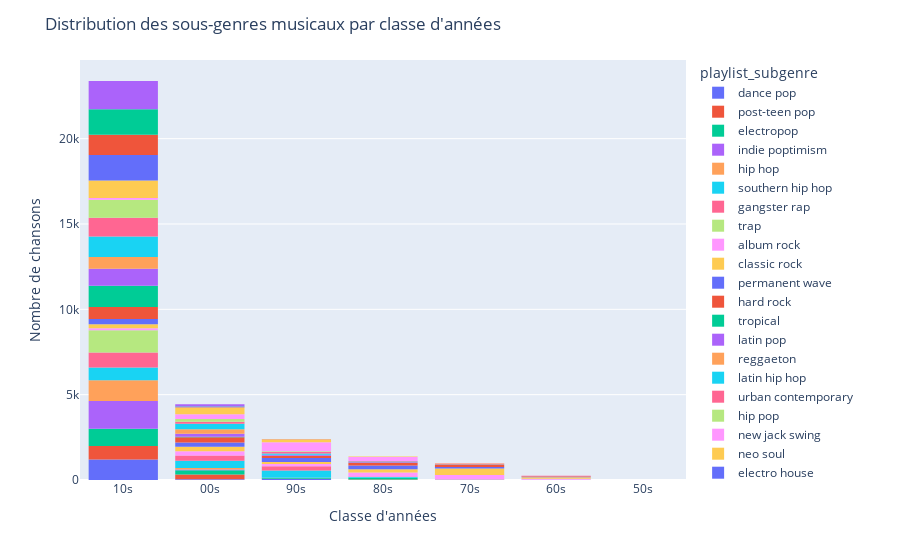

The cell this chart's notebook holds for it:
### Code cell
#Représentation de notre variable à prédire par rapport à la variable playlist_subgenre
fig = px.histogram(spotify,
                  x = 'Year',
                  color = 'playlist_subgenre')
#change the legend title
fig.update_layout(
    title_text="Distribution des sous-genres musicaux par classe d'années",
    xaxis_title_text="Classe d'années",
    yaxis_title_text="Nombre de chansons",)
fig.show() #on voit bien l'explosion des genres musicaux à partir des années 2000 et surtout 2010

### Figure 1 — Plotly figure (JSON) as saved in the notebook; plotly's stock layout.template omitted (floating-point values rounded to 4 significant figures; data arrays with more than 128 entries replaced by an {"elided": "..."} marker saying what was removed)
{"data": [{"alignmentgroup": "True", "bingroup": "x", "hovertemplate": "playlist_subgenre=dance pop<br>Year=%{x}<br>count=%{y}<extra></extra>", "legendgroup": "dance pop", "marker": {"color": "#636efa", "pattern": {"shape": ""}}, "name": "dance pop", "offsetgroup": "dance pop", "orientation": "v", "showlegend": true, "type": "histogram", "x": {"elided": "1298 str values"}, "xaxis": "x", "yaxis": "y"}, {"alignmentgroup": "True", "bingroup": "x", "hovertemplate": "playlist_subgenre=post-teen pop<br>Year=%{x}<br>count=%{y}<extra></extra>", "legendgroup": "post-teen pop", "marker": {"color": "#EF553B", "pattern": {"shape": ""}}, "name": "post-teen pop", "offsetgroup": "post-teen pop", "orientation": "v", "showlegend": true, "type": "histogram", "x": {"elided": "1129 str values"}, "xaxis": "x", "yaxis": "y"}, {"alignmentgroup": "True", "bingroup": "x", "hovertemplate": "playlist_subgenre=electropop<br>Year=%{x}<br>count=%{y}<extra></extra>", "legendgroup": "electropop", "marker": {"color": "#00cc96", "pattern": {"shape": ""}}, "name": "electropop", "offsetgroup": "electropop", "orientation": "v", "showlegend": true, "type": "histogram", "x": {"elided": "1408 str values"}, "xaxis": "x", "yaxis": "y"}, {"alignmentgroup": "True", "bingroup": "x", "hovertemplate": "playlist_subgenre=indie poptimism<br>Year=%{x}<br>count=%{y}<extra></extra>", "legendgroup": "indie poptimism", "marker": {"color": "#ab63fa", "pattern": {"shape": ""}}, "name": "indie poptimism", "offsetgroup": "indie poptimism", "orientation": "v", "showlegend": true, "type": "histogram", "x": {"elided": "1672 str values"}, "xaxis": "x", "yaxis": "y"}, {"alignmentgroup": "True", "bingroup": "x", "hovertemplate": "playlist_subgenre=hip hop<br>Year=%{x}<br>count=%{y}<extra></extra>", "legendgroup": "hip hop", "marker": {"color": "#FFA15A", "pattern": {"shape": ""}}, "name": "hip hop", "offsetgroup": "hip hop", "orientation": "v", "showlegend": true, "type": "histogram", "x": {"elided": "1322 str values"}, "xaxis": "x", "yaxis": "y"}, {"alignmentgroup": "True", "bingroup": "x", "hovertemplate": "playlist_subgenre=southern hip hop<br>Year=%{x}<br>count=%{y}<extra></extra>", "legendgroup": "southern hip hop", "marker": {"color": "#19d3f3", "pattern": {"shape": ""}}, "name": "southern hip hop", "offsetgroup": "southern hip hop", "orientation": "v", "showlegend": true, "type": "histogram", "x": {"elided": "1674 str values"}, "xaxis": "x", "yaxis": "y"}, {"alignmentgroup": "True", "bingroup": "x", "hovertemplate": "playlist_subgenre=gangster rap<br>Year=%{x}<br>count=%{y}<extra></extra>", "legendgroup": "gangster rap", "marker": {"color": "#FF6692", "pattern": {"shape": ""}}, "name": "gangster rap", "offsetgroup": "gangster rap", "orientation": "v", "showlegend": true, "type": "histogram", "x": {"elided": "1456 str values"}, "xaxis": "x", "yaxis": "y"}, {"alignmentgroup": "True", "bingroup": "x", "hovertemplate": "playlist_subgenre=trap<br>Year=%{x}<br>count=%{y}<extra></extra>", "legendgroup": "trap", "marker": {"color": "#B6E880", "pattern": {"shape": ""}}, "name": "trap", "offsetgroup": "trap", "orientation": "v", "showlegend": true, "type": "histogram", "x": {"elided": "1291 str values"}, "xaxis": "x", "yaxis": "y"}, {"alignmentgroup": "True", "bingroup": "x", "hovertemplate": "playlist_subgenre=album rock<br>Year=%{x}<br>count=%{y}<extra></extra>", "legendgroup": "album rock", "marker": {"color": "#FF97FF", "pattern": {"shape": ""}}, "name": "album rock", "offsetgroup": "album rock", "orientation": "v", "showlegend": true, "type": "histogram", "x": {"elided": "1065 str values"}, "xaxis": "x", "yaxis": "y"}, {"alignmentgroup": "True", "bingroup": "x", "hovertemplate": "playlist_subgenre=classic rock<br>Year=%{x}<br>count=%{y}<extra></extra>", "legendgroup": "classic rock", "marker": {"color": "#FECB52", "pattern": {"shape": ""}}, "name": "classic rock", "offsetgroup": "classic rock", "orientation": "v", "showlegend": true, "type": "histogram", "x": {"elided": "1296 str values"}, "xaxis": "x", "yaxis": "y"}, {"alignmentgroup": "True", "bingroup": "x", "hovertemplate": "playlist_subgenre=permanent wave<br>Year=%{x}<br>count=%{y}<extra></extra>", "legendgroup": "permanent wave", "marker": {"color": "#636efa", "pattern": {"shape": ""}}, "name": "permanent wave", "offsetgroup": "permanent wave", "orientation": "v", "showlegend": true, "type": "histogram", "x": {"elided": "1105 str values"}, "xaxis": "x", "yaxis": "y"}, {"alignmentgroup": "True", "bingroup": "x", "hovertemplate": "playlist_subgenre=hard rock<br>Year=%{x}<br>count=%{y}<extra></extra>", "legendgroup": "hard rock", "marker": {"color": "#EF553B", "pattern": {"shape": ""}}, "name": "hard rock", "offsetgroup": "hard rock", "orientation": "v", "showlegend": true, "type": "histogram", "x": {"elided": "1485 str values"}, "xaxis": "x", "yaxis": "y"}, {"alignmentgroup": "True", "bingroup": "x", "hovertemplate": "playlist_subgenre=tropical<br>Year=%{x}<br>count=%{y}<extra></extra>", "legendgroup": "tropical", "marker": {"color": "#00cc96", "pattern": {"shape": ""}}, "name": "tropical", "offsetgroup": "tropical", "orientation": "v", "showlegend": true, "type": "histogram", "x": {"elided": "1288 str values"}, "xaxis": "x", "yaxis": "y"}, {"alignmentgroup": "True", "bingroup": "x", "hovertemplate": "playlist_subgenre=latin pop<br>Year=%{x}<br>count=%{y}<extra></extra>", "legendgroup": "latin pop", "marker": {"color": "#ab63fa", "pattern": {"shape": ""}}, "name": "latin pop", "offsetgroup": "latin pop", "orientation": "v", "showlegend": true, "type": "histogram", "x": {"elided": "1262 str values"}, "xaxis": "x", "yaxis": "y"}, {"alignmentgroup": "True", "bingroup": "x", "hovertemplate": "playlist_subgenre=reggaeton<br>Year=%{x}<br>count=%{y}<extra></extra>", "legendgroup": "reggaeton", "marker": {"color": "#FFA15A", "pattern": {"shape": ""}}, "name": "reggaeton", "offsetgroup": "reggaeton", "orientation": "v", "showlegend": true, "type": "histogram", "x": {"elided": "948 str values"}, "xaxis": "x", "yaxis": "y"}, {"alignmentgroup": "True", "bingroup": "x", "hovertemplate": "playlist_subgenre=latin hip hop<br>Year=%{x}<br>count=%{y}<extra></extra>", "legendgroup": "latin hip hop", "marker": {"color": "#19d3f3", "pattern": {"shape": ""}}, "name": "latin hip hop", "offsetgroup": "latin hip hop", "orientation": "v", "showlegend": true, "type": "histogram", "x": {"elided": "1655 str values"}, "xaxis": "x", "yaxis": "y"}, {"alignmentgroup": "True", "bingroup": "x", "hovertemplate": "playlist_subgenre=urban contemporary<br>Year=%{x}<br>count=%{y}<extra></extra>", "legendgroup": "urban contemporary", "marker": {"color": "#FF6692", "pattern": {"shape": ""}}, "name": "urban contemporary", "offsetgroup": "urban contemporary", "orientation": "v", "showlegend": true, "type": "histogram", "x": {"elided": "1405 str values"}, "xaxis": "x", "yaxis": "y"}, {"alignmentgroup": "True", "bingroup": "x", "hovertemplate": "playlist_subgenre=hip pop<br>Year=%{x}<br>count=%{y}<extra></extra>", "legendgroup": "hip pop", "marker": {"color": "#B6E880", "pattern": {"shape": ""}}, "name": "hip pop", "offsetgroup": "hip pop", "orientation": "v", "showlegend": true, "type": "histogram", "x": {"elided": "1256 str values"}, "xaxis": "x", "yaxis": "y"}, {"alignmentgroup": "True", "bingroup": "x", "hovertemplate": "playlist_subgenre=new jack swing<br>Year=%{x}<br>count=%{y}<extra></extra>", "legendgroup": "new jack swing", "marker": {"color": "#FF97FF", "pattern": {"shape": ""}}, "name": "new jack swing", "offsetgroup": "new jack swing", "orientation": "v", "showlegend": true, "type": "histogram", "x": {"elided": "1133 str values"}, "xaxis": "x", "yaxis": "y"}, {"alignmentgroup": "True", "bingroup": "x", "hovertemplate": "playlist_subgenre=neo soul<br>Year=%{x}<br>count=%{y}<extra></extra>", "legendgroup": "neo soul", "marker": {"color": "#FECB52", "pattern": {"shape": ""}}, "name": "neo soul", "offsetgroup": "neo soul", "orientation": "v", "showlegend": true, "type": "histogram", "x": {"elided": "1637 str values"}, "xaxis": "x", "yaxis": "y"}, {"alignmentgroup": "True", "bingroup": "x", "hovertemplate": "playlist_subgenre=electro house<br>Year=%{x}<br>count=%{y}<extra></extra>", "legendgroup": "electro house", "marker": {"color": "#636efa", "pattern": {"shape": ""}}, "name": "electro house", "offsetgroup": "electro house", "orientation": "v", "showlegend": true, "type": "histogram", "x": {"elided": "1511 str values"}, "xaxis": "x", "yaxis": "y"}, {"alignmentgroup": "True", "bingroup": "x", "hovertemplate": "playlist_subgenre=big room<br>Year=%{x}<br>count=%{y}<extra></extra>", "legendgroup": "big room", "marker": {"color": "#EF553B", "pattern": {"shape": ""}}, "name": "big room", "offsetgroup": "big room", "orientation": "v", "showlegend": true, "type": "histogram", "x": {"elided": "1206 str values"}, "xaxis": "x", "yaxis": "y"}, {"alignmentgroup": "True", "bingroup": "x", "hovertemplate": "playlist_subgenre=pop edm<br>Year=%{x}<br>count=%{y}<extra></extra>", "legendgroup": "pop edm", "marker": {"color": "#00cc96", "pattern": {"shape": ""}}, "name": "pop edm", "offsetgroup": "pop edm", "orientation": "v", "showlegend": true, "type": "histogram", "x": {"elided": "1517 str values"}, "xaxis": "x", "yaxis": "y"}, {"alignmentgroup": "True", "bingroup": "x", "hovertemplate": "playlist_subgenre=progressive electro house<br>Year=%{x}<br>count=%{y}<extra></extra>", "legendgroup": "progressive electro house", "marker": {"color": "#ab63fa", "pattern": {"shape": ""}}, "name": "progressive electro house", "offsetgroup": "progressive electro house", "orientation": "v", "showlegend": true, "type": "histogram", "x": {"elided": "1809 str values"}, "xaxis": "x", "yaxis": "y"}], "layout": {"barmode": "relative", "legend": {"title": {"text": "playlist_subgenre"}, "tracegroupgap": 0}, "margin": {"t": 60}, "title": {"text": "Distribution des sous-genres musicaux par classe d'années"}, "xaxis": {"anchor": "y", "domain": [0, 1], "title": {"text": "Classe d'années"}}, "yaxis": {"anchor": "x", "domain": [0, 1], "title": {"text": "Nombre de chansons"}}}}
